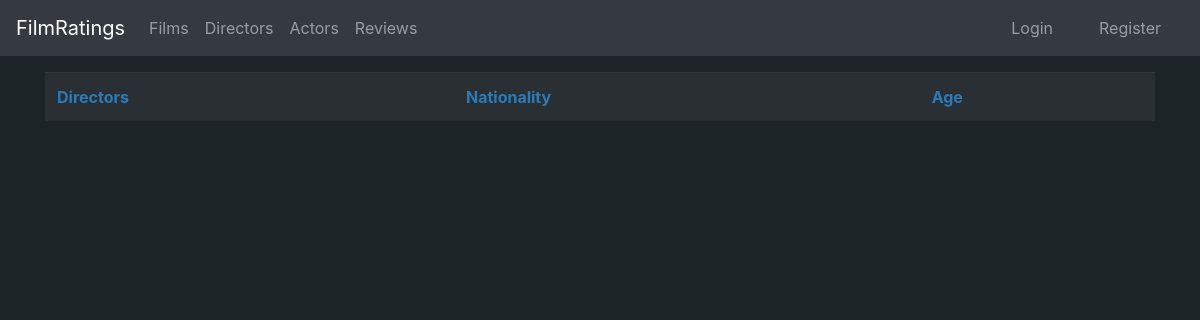
Before: /directors/ with the older database file.
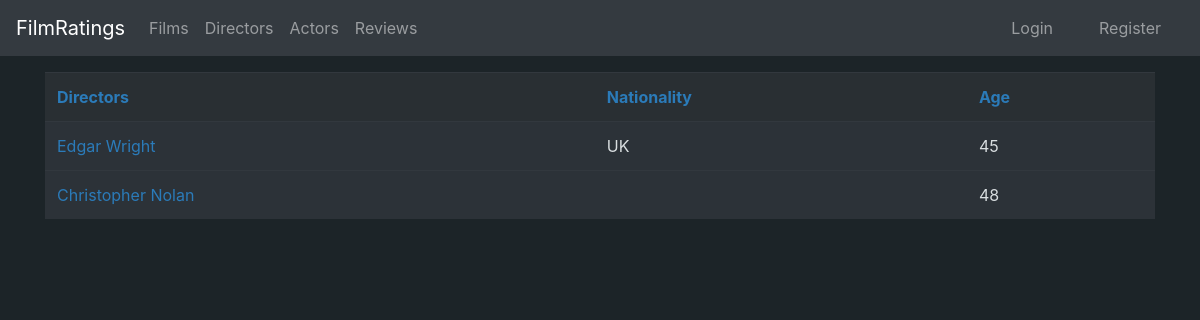
After: the same page with the newer database file.
### application/directors/models.py (models this page shows, shortened)
class Director(Base):
    name = db.Column(db.String(400), nullable=False)
    nationality = db.Column(db.String(400), nullable = True)
    age = db.Column(db.String(3), nullable = True)
    bio = db.Column(db.String(1200), nullable = True)
    films = db.relationship("Film", backref='account', lazy=True)

### application/directors/views.py (the view)
@app.route("/directors/", methods=["GET"])
def directors_index():
    return render_template("directors/list.html", directors = Director.query.all(), sortby = None, desc = None)

### application/templates/directors/list.html (shortened to what this page needs)
{% extends "layout.html" %}
{% block body %}
    <table class="table table-borderless table-dark">
        <tr style="background-color:#292F33">
            <th>
                {% if sortby == 'name' and desc == False %}
                    <a href="{{url_for('directors_sorted', sortby = 'namedesc')}}">Directors</a>
                {% else %}
                    <a href="{{url_for('directors_sorted', sortby = 'name')}}">Directors</a>
                {% endif %}
            </th>
            <th>
                {% if sortby == 'nationality' and desc == False %}
                    <a href="{{url_for('directors_sorted', sortby = 'nationalitydesc')}}">Nationality</a>
                {% else %}
                    <a href="{{url_for('directors_sorted', sortby = 'nationality')}}">Nationality</a>
                {% endif %}
            </th>
            <th>
                {% if sortby == 'age' and desc == False %}
                    <a href="{{url_for('directors_sorted', sortby = 'agedesc')}}">Age</a>
                {% else %}
                    <a href="{{url_for('directors_sorted', sortby = 'age')}}">Age</a>
                {% endif %}
            </th>
        </tr>
        {% for director in directors%}
        <tr style="background-color:#2c3238;color:#d9dee0">
            <td><a href="{{url_for('directors_show', director_id = director.id)}}">{{director.name}}</a></td>
            {% if not director.nationality == null %}
                <td>{{director.nationality}}</td>
            {% endif %}
            {% if not director.age == null %}
                <td>{{director.age}}</td>
            {% endif %}
        </tr>
        {% endfor %}
    </table>
{% endblock %}

Changed rows visible on the page:
added Director: name "Edgar Wright", nationality "UK", age "45"
added Director: name "Christopher Nolan", age "48"
